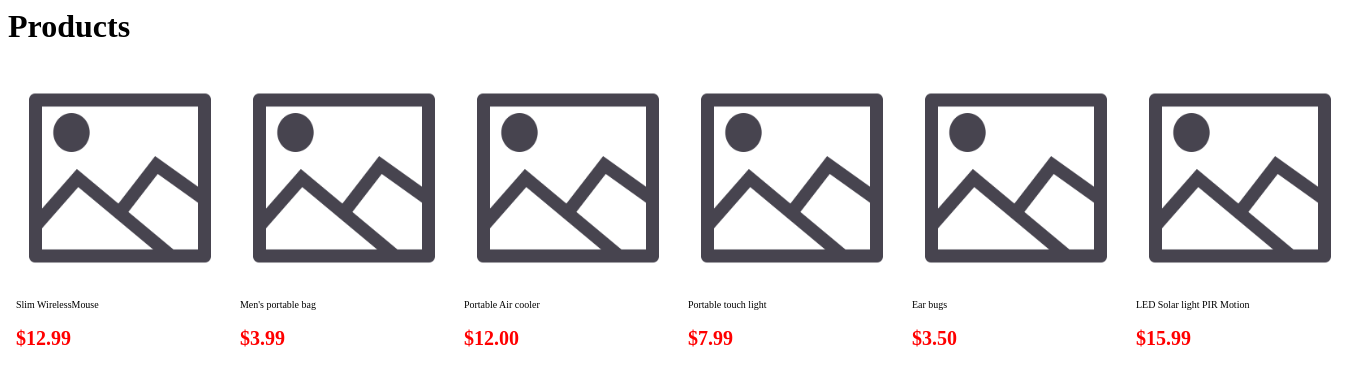
The app's page /products/, older data.
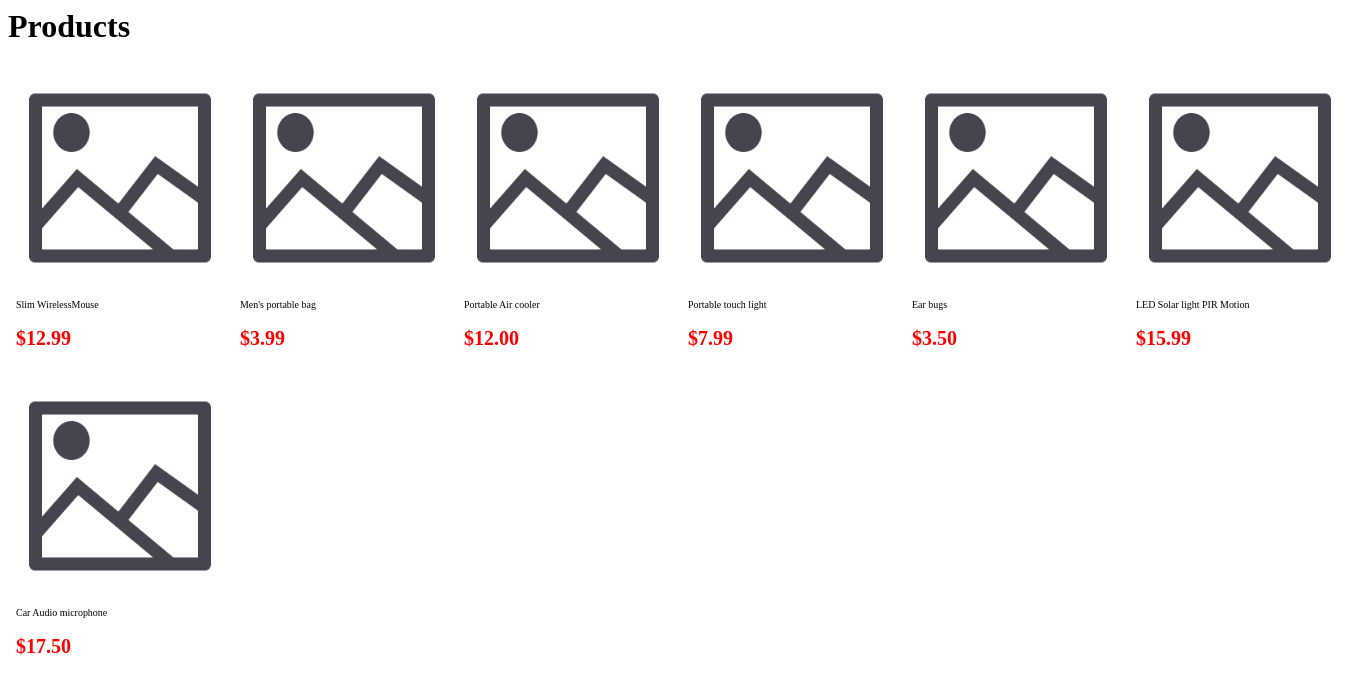
The same page, newer data.
### store/models/products.py (models this page shows, shortened)
class Products (models.Model):
    image_url = models.URLField(max_length=500, blank=True, null=True)  # For external URLs
    image_file = models.ImageField(upload_to='products/', blank=True, null=True)  # For local uploads
    name = models.CharField(max_length=60)
    price = models.DecimalField(max_digits=5, default=0.00, decimal_places=2)
    category = models.ForeignKey(Category, on_delete=models.CASCADE, default=1)
    description = models.CharField(
        max_length=250, default='', blank=True, null=True)
    quantity = models.SmallIntegerField(default=1000)
    class Meta:
        verbose_name_plural = "Products"

### store/views/products.py (the view)
# urls.py: path('products/',product_list, name='products'),
def product_list(request):
		products = Products.objects.all()
		user = request.user if request.user.is_authenticated else None
		cart_count = Cart.objects.filter(user=request.user).count() if request.user.is_authenticated else 0
		return render(request, 'product_list.html',{'products':products,'cart_count':cart_count,"user":user})

### store/templates/product_list.html
<h1>Products</h1>
<div style="display: grid; grid-template-columns: repeat(6, 1fr);">
    {% for product in products %}
    <div class="card" style="margin: 8px;">
        <a href="{% url 'product_details' product.id %}" style="text-decoration: none;">
            {% if product.image_file and product.image_file.url %}
                <img class="card-img-top" style="height: 208px; width:208px; border-radius: 8px; position: relative;"
                     src="{{ product.image_file.url }}" alt="{{ product.name }}">
            {% elif product.image_url %}
                <img class="card-img-top" style="height: 208px; width:208px; border-radius: 8px; position: relative;"
                     src="{{ product.image_url }}" alt="{{ product.name }}">
            {% else %}
                <img class="card-img-top" style="height: 208px; width:208px; border-radius: 8px; position: relative;"
                     src="/static/images/placeholder.png" alt="No image available">
            {% endif %}
            <div class="card-body" style="font-size:12px; text-overflow: ellipsis; width: 100%; white-space: nowrap; overflow: hidden;">
                <h5 class="card-title" style="color:black; font-weight: 400;">{{ product.name }}</h5>
                <h2 style="color:red; font-size: 20px;"><span>$</span>{{ product.price }}</h2>
            </div>
        </a>
    </div>
    {% endfor %}
</div>

Row changes from the older to the newer data that the page shows:
added Products: name "Car Audio microphone", price "17.50"
